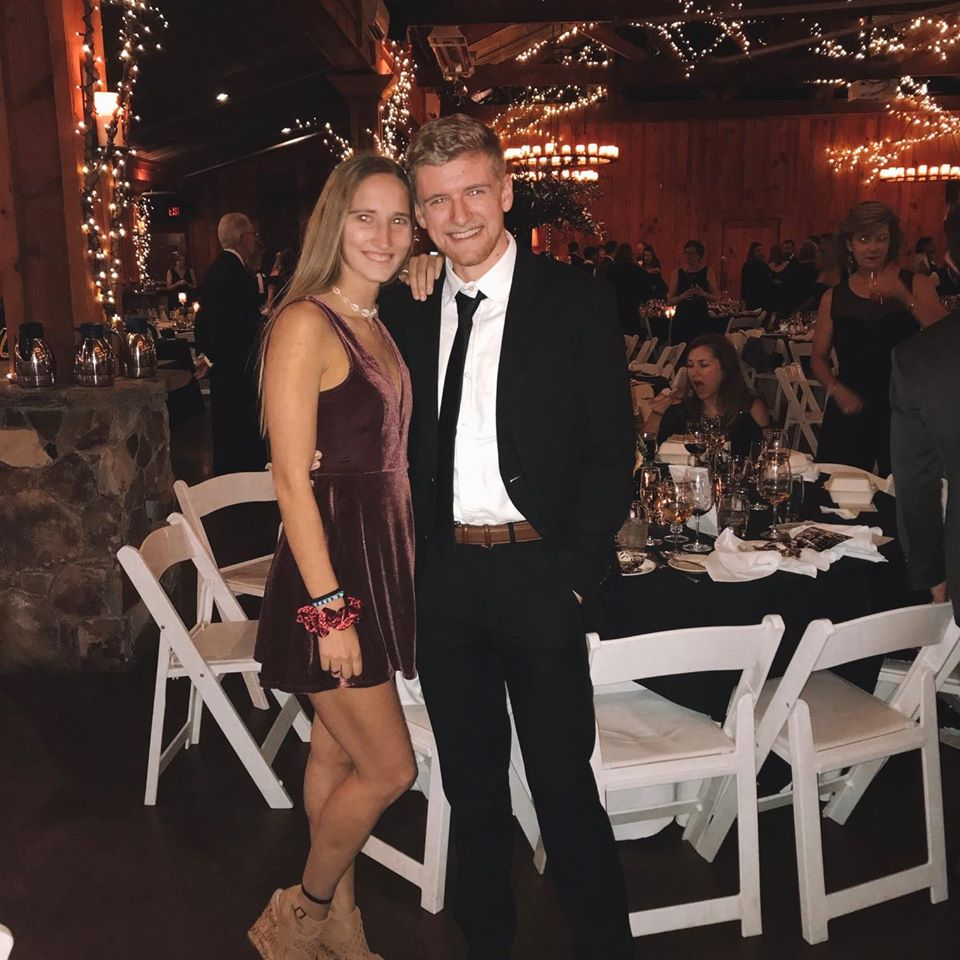
#> input picture ComputerVision/liamnrena.jpg, 960 x 960 px
$ python -i cornerTest.py   (imports and definitions only)
#> lines starting #> are read from the running program, lines starting #| are printed output that depends on the picture; after the words box and inside, x2 and y2 are one past the last pixel; in counts of white or black regions, pixels touching at a corner belong together
#> further down, picture is the input picture: shape (960, 960, 3); mean B, G, R 54.4, 59.3, 77.5
import numpy as np
import cv2
from operator import itemgetter
from colordetection import ColorDetector

def find_corner(image):
        img = image
        gray = cv2.cvtColor(img, cv2.COLOR_BGR2GRAY)
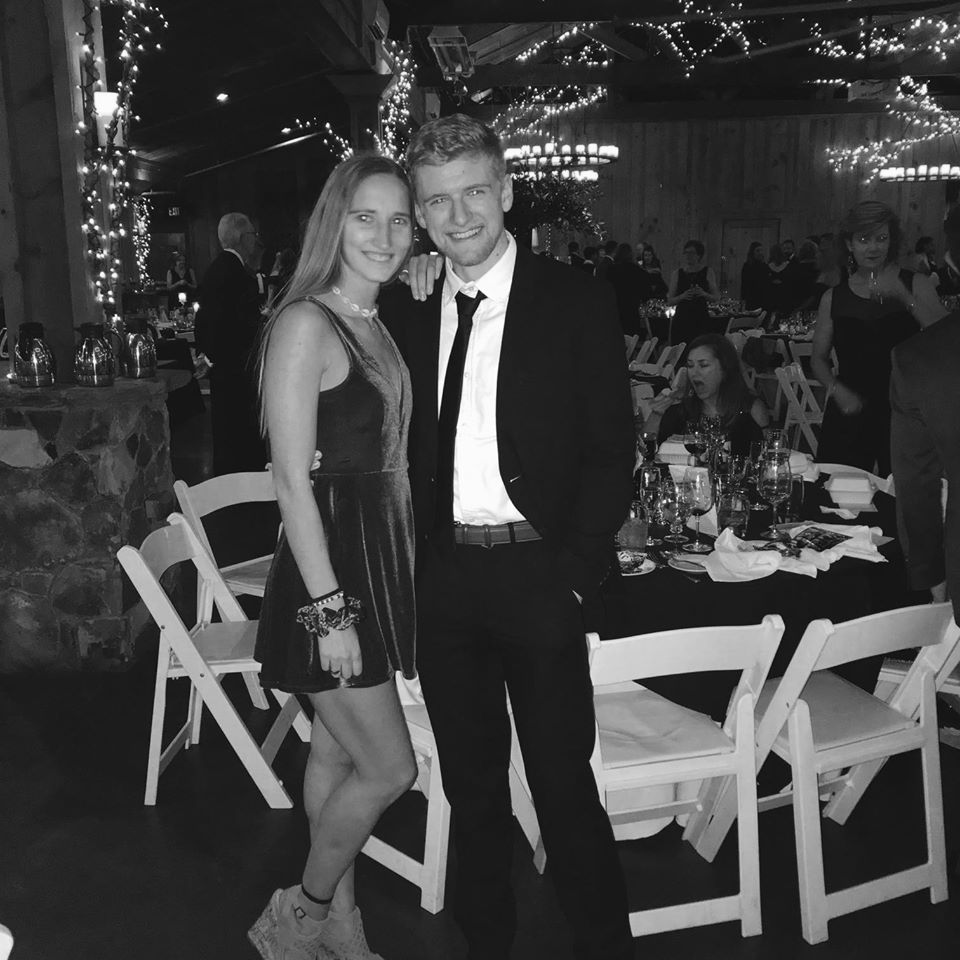
#> gray: shape (960, 960); min 0, max 255, mean 64.2
        gray = np.float32(gray)
        dst = cv2.cornerHarris(gray,5,3,0.04)
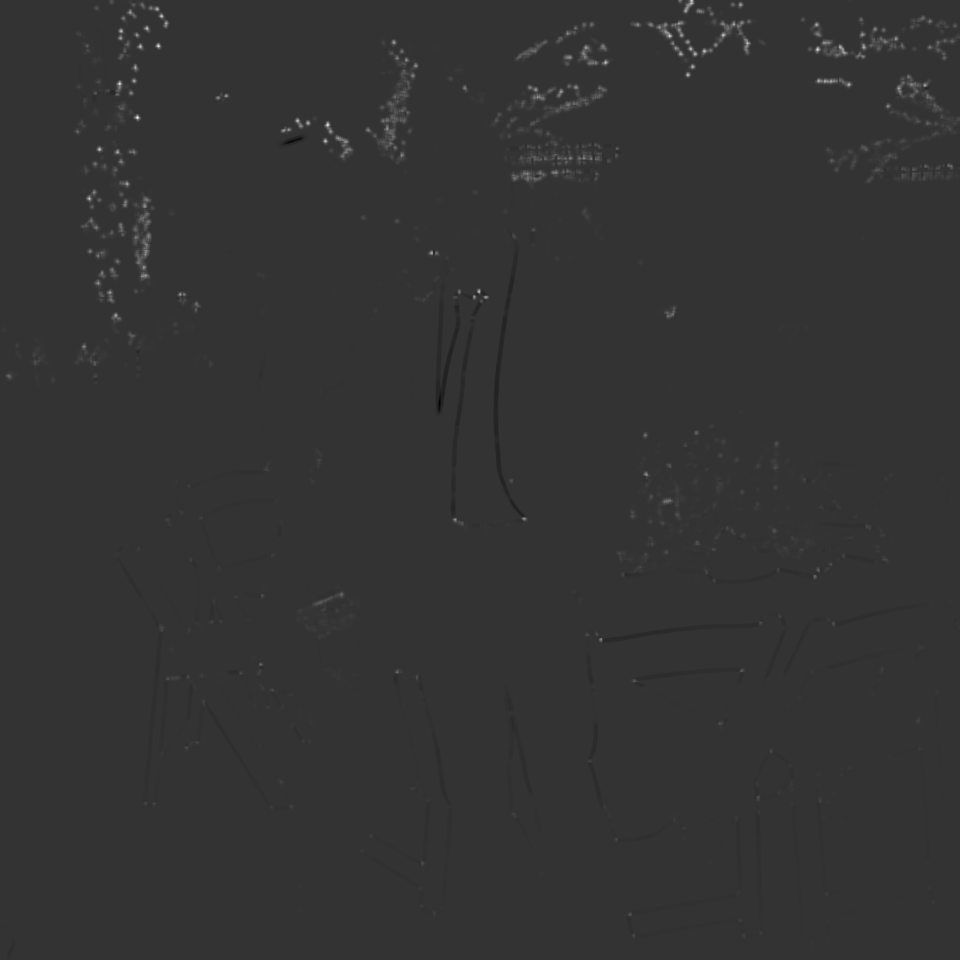
#> dst: shape (960, 960) float32; min -31485052, max 124485856, mean 315882.9; drawn with min black and max white
        ret, dst = cv2.threshold(dst,0.1*dst.max(),255,0) #sets corners to white sets everything else to black
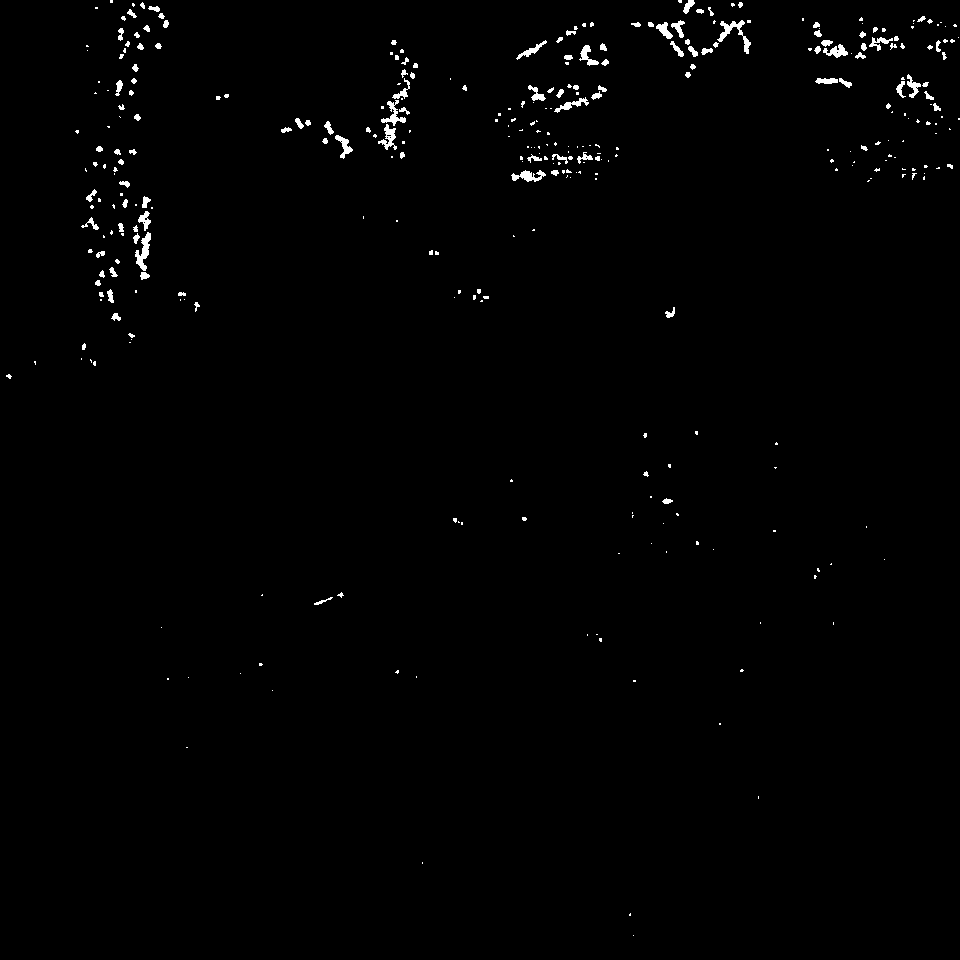
#> dst: shape (960, 960) float32; 0.93% white; 354 white regions (228 under 20 px), largest, box (x1, y1, x2, y2) and area: (717, 20, 751, 54) 315, (135, 232, 151, 271) 283, (381, 100, 406, 126) 221
#> ret = 12448585.6
        dst = np.uint8(dst)
        img[dst>0.1*dst.max()]=[0,0,255]
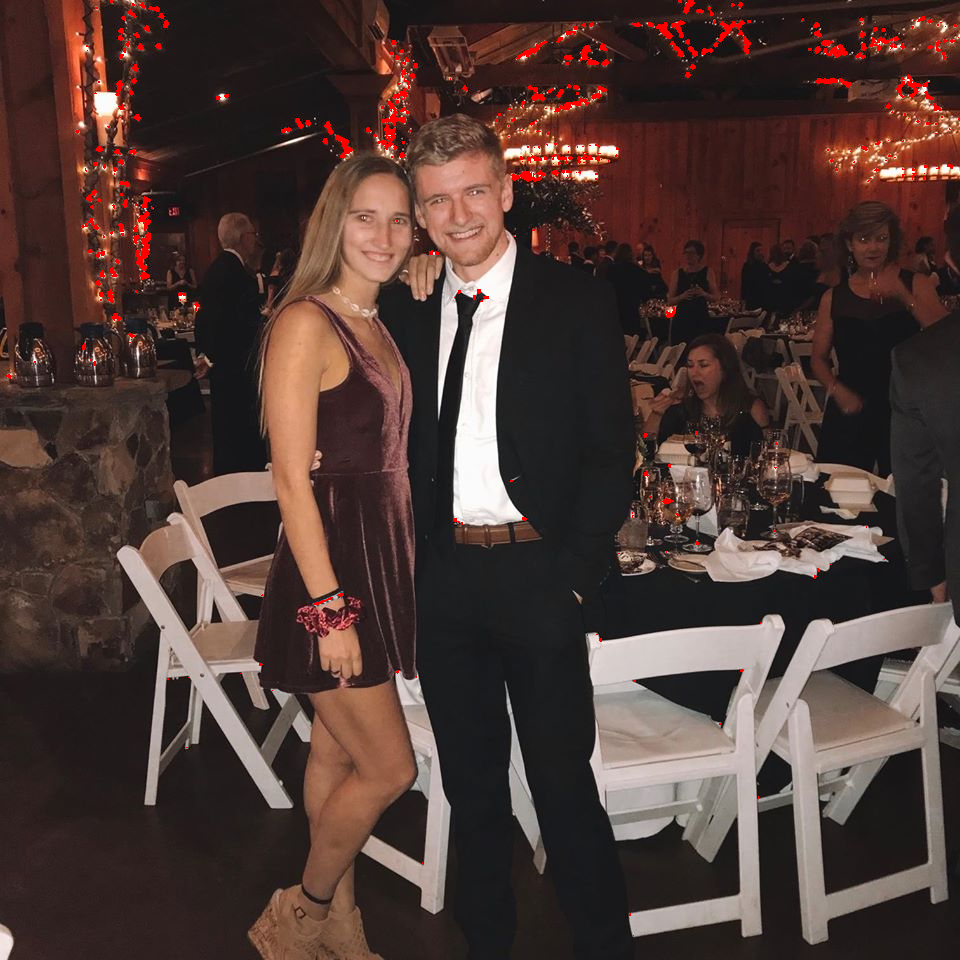
#> img: shape (960, 960, 3); 0.93% of pixels changed, all inside (x1, y1, x2, y2) = (6, 0, 960, 936)
        cv2.imshow('image', img)
        ret, labels, stats, centroids = cv2.connectedComponentsWithStats(dst)
#> labels: shape (960, 960) int32; 355 distinct labels, from 0 to 354
#> ret = 355; stats = 355 rows, first 6: [0, 0, 960, 960, 913045], [110, 0, 3, 3, 9], [678, 0, 4, 3, 11], [683, 0, 12, 14, 87], [132, 3, 3, 4, 9], [140, 2, 5, 7, 22]; centroids = 355 pairs, first value 8.56 to 958.5, second value 0.909 to 935
        criteria = (cv2.TERM_CRITERIA_EPS + cv2.TERM_CRITERIA_MAX_ITER, 100, 0.001)
        corners = cv2.cornerSubPix(gray,np.float32(centroids),(5,5),(-1,-1),criteria)
#> corners = 355 pairs, first value 7.52 to 958, second value 2.42 to 936.4
        corners = sorted(corners, key=itemgetter(0))
        sumCrn = [x[0]+x[1] for x in corners]
#> sumCrn = 355 values, max 1569 at index 228, min 103.7 at index 17, mean 719.9
        indexMin = sumCrn.index(min(sumCrn))
#> indexMin = 17
        indexMax = sumCrn.index(max(sumCrn))
#> indexMax = 228
        cv2.waitKey(0)
        cv2.destroyAllWindows
        return corners[indexMin], corners[indexMax]

def main():
    src = 0
    cap = cv2.VideoCapture(src)
    _, frame = cap.read()
    #find_corner(frame)
    cd = ColorDetector(frame)
    ul,lr = cd.getCorners()
    frame[ul[1]][ul[0]] = [0,0,255]
    frame [lr[1]][lr[0]] = [0,0,255]
    print(ul,lr)
    cv2.imshow('frame',frame)
    cv2.waitKey(0)
    cv2.destroyAllWindows
    cap.release()

# [2 lines not run here, left out]

>>> import cv2
>>> picture = cv2.imread('liamnrena.jpg')
>>> result = find_corner(picture)
#> result = ([96.39, 7.28], [632.5, 936.4])
